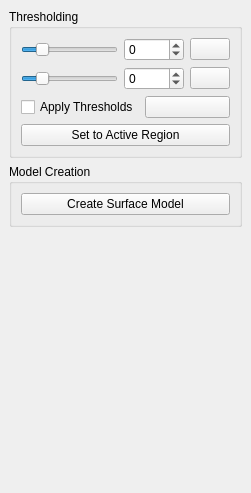
<?xml version="1.0" encoding="UTF-8"?>
<ui version="4.0">
 <class>SegmentationWidget</class>
 <widget class="QWidget" name="SegmentationWidget">
  <property name="geometry">
   <rect>
    <x>0</x>
    <y>0</y>
    <width>251</width>
    <height>493</height>
   </rect>
  </property>
  <property name="sizePolicy">
   <sizepolicy hsizetype="Expanding" vsizetype="Preferred">
    <horstretch>0</horstretch>
    <verstretch>0</verstretch>
   </sizepolicy>
  </property>
  <property name="minimumSize">
   <size>
    <width>251</width>
    <height>233</height>
   </size>
  </property>
  <property name="windowTitle">
   <string>Quick Tissue Model Creation</string>
  </property>
  <layout class="QVBoxLayout" name="verticalLayout">
   <property name="leftMargin">
    <number>0</number>
   </property>
   <property name="topMargin">
    <number>0</number>
   </property>
   <property name="rightMargin">
    <number>0</number>
   </property>
   <property name="bottomMargin">
    <number>0</number>
   </property>
   <item>
    <widget class="QScrollArea" name="scrollArea">
     <property name="frameShape">
      <enum>QFrame::NoFrame</enum>
     </property>
     <property name="widgetResizable">
      <bool>true</bool>
     </property>
     <widget class="QWidget" name="scrollAreaWidgetContents">
      <property name="geometry">
       <rect>
        <x>0</x>
        <y>0</y>
        <width>251</width>
        <height>493</height>
       </rect>
      </property>
      <layout class="QVBoxLayout" name="verticalLayout_2">
       <item>
        <widget class="QGroupBox" name="groupBox">
         <property name="sizePolicy">
          <sizepolicy hsizetype="Expanding" vsizetype="Fixed">
           <horstretch>0</horstretch>
           <verstretch>0</verstretch>
          </sizepolicy>
         </property>
         <property name="title">
          <string>Thresholding</string>
         </property>
         <property name="flat">
          <bool>false</bool>
         </property>
         <property name="checkable">
          <bool>false</bool>
         </property>
         <layout class="QGridLayout" name="gridLayout">
          <item row="0" column="0">
           <widget class="QSlider" name="lowThresholdSlider">
            <property name="toolTip">
             <string>Adjusts lower threshold.</string>
            </property>
            <property name="statusTip">
             <string>Adjusts lower threshold.</string>
            </property>
            <property name="minimum">
             <number>-1500</number>
            </property>
            <property name="maximum">
             <number>7000</number>
            </property>
            <property name="pageStep">
             <number>100</number>
            </property>
            <property name="orientation">
             <enum>Qt::Horizontal</enum>
            </property>
           </widget>
          </item>
          <item row="1" column="0">
           <widget class="QSlider" name="highThresholdSlider">
            <property name="toolTip">
             <string>Adjusts higher threshold.</string>
            </property>
            <property name="statusTip">
             <string>Adjusts higher threshold.</string>
            </property>
            <property name="minimum">
             <number>-1500</number>
            </property>
            <property name="maximum">
             <number>7000</number>
            </property>
            <property name="pageStep">
             <number>100</number>
            </property>
            <property name="orientation">
             <enum>Qt::Horizontal</enum>
            </property>
           </widget>
          </item>
          <item row="1" column="1">
           <widget class="QSpinBox" name="highSpinBox">
            <property name="minimumSize">
             <size>
              <width>60</width>
              <height>0</height>
             </size>
            </property>
            <property name="toolTip">
             <string>Adjusts higher threshold.</string>
            </property>
            <property name="statusTip">
             <string>Adjusts higher threshold.</string>
            </property>
            <property name="minimum">
             <number>-1500</number>
            </property>
            <property name="maximum">
             <number>7000</number>
            </property>
           </widget>
          </item>
          <item row="0" column="1">
           <widget class="QSpinBox" name="lowSpinBox">
            <property name="minimumSize">
             <size>
              <width>60</width>
              <height>0</height>
             </size>
            </property>
            <property name="toolTip">
             <string>Adjusts lower threshold.</string>
            </property>
            <property name="statusTip">
             <string>Adjusts lower threshold.</string>
            </property>
            <property name="minimum">
             <number>-1500</number>
            </property>
            <property name="maximum">
             <number>7000</number>
            </property>
           </widget>
          </item>
          <item row="2" column="0" colspan="3">
           <layout class="QHBoxLayout" name="horizontalLayout_3">
            <property name="sizeConstraint">
             <enum>QLayout::SetMaximumSize</enum>
            </property>
            <item>
             <widget class="QCheckBox" name="checkBoxApplyThresholds">
              <property name="sizePolicy">
               <sizepolicy hsizetype="Preferred" vsizetype="Fixed">
                <horstretch>0</horstretch>
                <verstretch>0</verstretch>
               </sizepolicy>
              </property>
              <property name="toolTip">
               <string>Applies coloring of data according to thresholds.</string>
              </property>
              <property name="statusTip">
               <string>Applies coloring of data according to thresholds.</string>
              </property>
              <property name="text">
               <string>Apply Thresholds</string>
              </property>
             </widget>
            </item>
            <item>
             <widget class="QPushButton" name="buttonColor">
              <property name="toolTip">
               <string>Sets color of thresholded data.</string>
              </property>
              <property name="statusTip">
               <string>Sets color of thresholded data.</string>
              </property>
              <property name="text">
               <string/>
              </property>
              <property name="flat">
               <bool>false</bool>
              </property>
             </widget>
            </item>
           </layout>
          </item>
          <item row="0" column="2">
           <widget class="QPushButton" name="buttonPickLo">
            <property name="minimumSize">
             <size>
              <width>16</width>
              <height>0</height>
             </size>
            </property>
            <property name="toolTip">
             <string>Picks lower threshold from data by clicking with left mose button.</string>
            </property>
            <property name="statusTip">
             <string>Picks lower threshold from data by clicking with left mose button.</string>
            </property>
            <property name="text">
             <string/>
            </property>
            <property name="icon">
             <iconset>
              <normaloff>:/icons/resources/dropper.png</normaloff>:/icons/resources/dropper.png</iconset>
            </property>
            <property name="checkable">
             <bool>false</bool>
            </property>
            <property name="checked">
             <bool>false</bool>
            </property>
           </widget>
          </item>
          <item row="1" column="2">
           <widget class="QPushButton" name="buttonPickHi">
            <property name="minimumSize">
             <size>
              <width>16</width>
              <height>0</height>
             </size>
            </property>
            <property name="toolTip">
             <string>Picks higher threshold from data by clicking with left mose button.</string>
            </property>
            <property name="statusTip">
             <string>Picks higher threshold from data by clicking with left mose button.</string>
            </property>
            <property name="text">
             <string/>
            </property>
            <property name="icon">
             <iconset>
              <normaloff>:/icons/resources/dropper.png</normaloff>:/icons/resources/dropper.png</iconset>
            </property>
            <property name="checkable">
             <bool>false</bool>
            </property>
            <property name="checked">
             <bool>false</bool>
            </property>
           </widget>
          </item>
          <item row="3" column="0" colspan="3">
           <widget class="QPushButton" name="pushButtonSetToActiveRegion">
            <property name="text">
             <string>Set to Active Region</string>
            </property>
           </widget>
          </item>
         </layout>
        </widget>
       </item>
       <item>
        <widget class="QGroupBox" name="groupBox_2">
         <property name="title">
          <string>Model Creation</string>
         </property>
         <layout class="QVBoxLayout" name="verticalLayout_3">
          <item>
           <widget class="QPushButton" name="pushButtonCreateSurfaceModel">
            <property name="text">
             <string>Create Surface Model</string>
            </property>
           </widget>
          </item>
         </layout>
        </widget>
       </item>
       <item>
        <spacer name="verticalSpacer">
         <property name="orientation">
          <enum>Qt::Vertical</enum>
         </property>
         <property name="sizeHint" stdset="0">
          <size>
           <width>20</width>
           <height>12</height>
          </size>
         </property>
        </spacer>
       </item>
      </layout>
     </widget>
    </widget>
   </item>
  </layout>
 </widget>
 <resources/>
 <connections/>
</ui>
